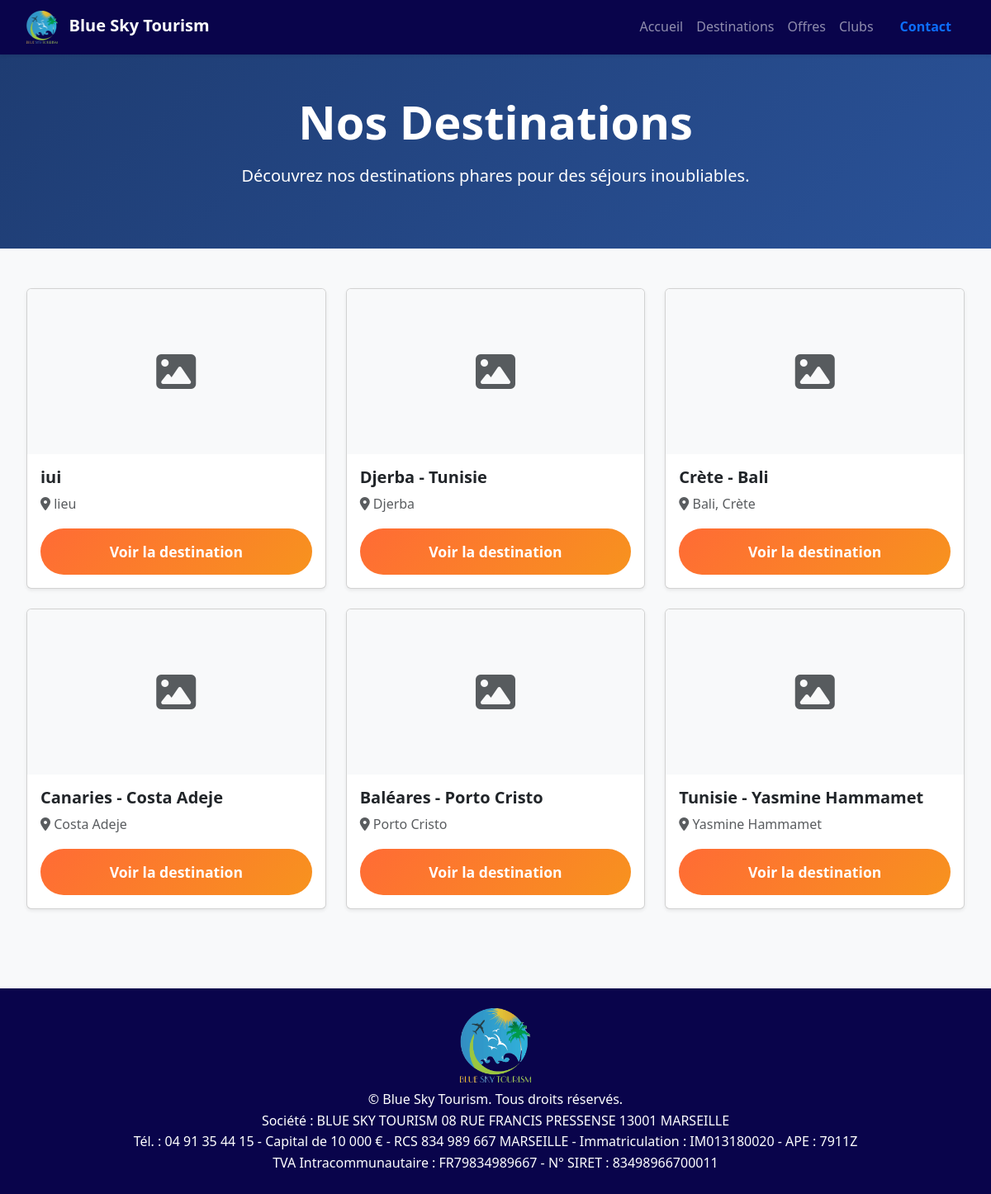
Page /destinations/ on the earlier database version.
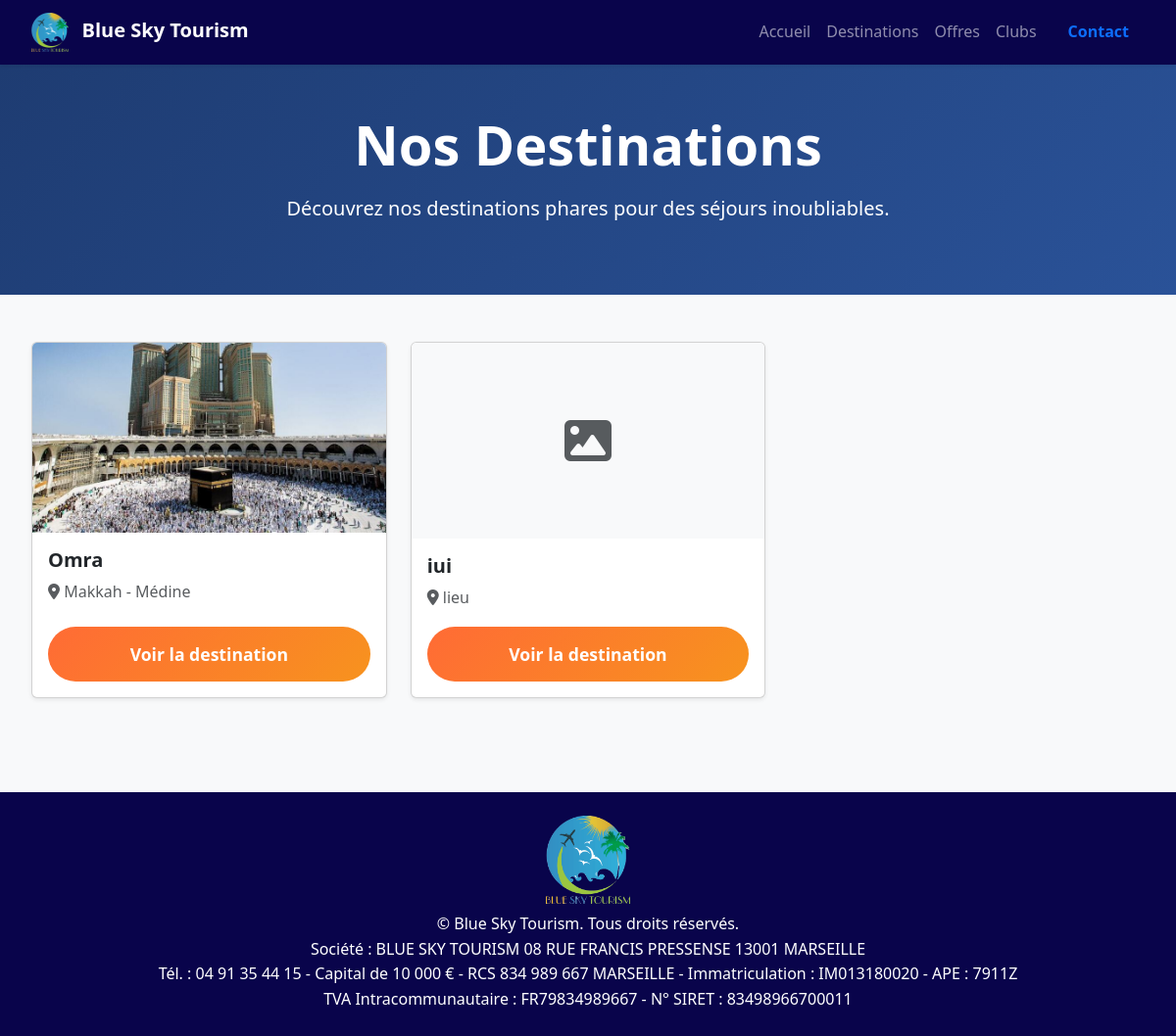
Same page on the later database version.
### tourism/models.py (models this page shows, shortened)
class Destination(models.Model):
    name = models.CharField(max_length=200, verbose_name="Nom de la destination")
    location = models.CharField(max_length=200, verbose_name="Lieu")
    description = models.TextField(verbose_name="Description", blank=True)  # <-- AJOUT ICI
    hotels = models.ManyToManyField('Hotel', verbose_name="Hôtels", related_name="destinations", blank=True)
    duration_days = models.IntegerField(verbose_name="Durée en jours")
    duration_nights = models.IntegerField(verbose_name="Durée en nuits")
    package_type = models.CharField(max_length=100, default="Tout inclus")
    departure_city = models.CharField(max_length=100, verbose_name="Ville de départ")
    original_price = models.DecimalField(max_digits=10, decimal_places=2, verbose_name="Prix original")
    current_price = models.DecimalField(max_digits=10, decimal_places=2, verbose_name="Prix actuel")
    image = models.ImageField(upload_to='destinations/', blank=True, null=True)
    icon_class = models.CharField(max_length=100, default="fas fa-umbrella-beach")
    is_featured = models.BooleanField(default=False, verbose_name="Destination phare")
    created_at = models.DateTimeField(auto_now_add=True)
    updated_at = models.DateTimeField(auto_now=True)
    class Meta:
        verbose_name = "Destination"
        verbose_name_plural = "Destinations"
        ordering = ['-created_at']

### tourism/views.py (the view)
# urls.py: path('destinations/', views.DestinationListView.as_view(), name='destinations'),
class DestinationListView(ListView):
    model = Destination
    template_name = 'tourism/destinations.html'
    context_object_name = 'destinations'
    paginate_by = 12
    def get_queryset(self):
        queryset = Destination.objects.all()
        destination_filter = self.request.GET.get('destination')
        if destination_filter:
            queryset = queryset.filter(location__icontains=destination_filter)
        max_price = self.request.GET.get('max_price')
        if max_price:
            try:
                queryset = queryset.filter(current_price__lte=float(max_price))
            except ValueError:
                pass
        return queryset

### templates/tourism/destinations.html (shortened to what this page needs)
{% extends 'tourism/base.html' %}
{% load static %}
{% block content %}
<section class="py-5 text-center text-white" style="background: linear-gradient(135deg, #1e3c72 0%, #2a5298 100%);">
  <div class="container">
    <h1 class="display-4 fw-bold mb-3">Nos Destinations</h1>
    <p class="lead mb-4">Découvrez nos destinations phares pour des séjours inoubliables.</p>
  </div>
</section>
<div class="container py-5">
  <div class="row g-4">
    {% for destination in destinations %}
    <div class="col-lg-4 col-md-6">
      <div class="card shadow-sm h-100">
        {% if destination.image %}
          <img src="{{ destination.image.url }}" class="card-img-top" alt="{{ destination.name }}">
        {% else %}
          <div class="card-img-top bg-light d-flex align-items-center justify-content-center" style="height: 200px;">
            <i class="fas fa-image fa-3x text-muted"></i>
          </div>
        {% endif %}
        <div class="card-body d-flex flex-column">
          <h5 class="card-title fw-bold">{{ destination.name }}</h5>
          <p class="card-text text-muted mb-2"><i class="fas fa-map-marker-alt"></i> {{ destination.location }}</p>
          <div class="mt-auto">
            <a href="{% url 'tourism:destination_detail' destination.id %}" class="btn btn-primary w-100 rounded-pill">Voir la destination</a>
          </div>
        </div>
      </div>
    </div>
    {% empty %}
    <div class="col-12">
      <div class="alert alert-info text-center">
        <h4>Aucune destination disponible</h4>
      </div>
    </div>
    {% endfor %}
  </div>
</div>
{% endblock %}

### templates/tourism/base.html (shortened to what this page needs)
{% load static %}
<!DOCTYPE html>
<html lang="fr">
<head>
    <link href="https://cdn.jsdelivr.net/npm/bootstrap@5.3.3/dist/css/bootstrap.min.css" rel="stylesheet">
    <link href="https://cdnjs.cloudflare.com/ajax/libs/font-awesome/6.5.0/css/all.min.css" rel="stylesheet">
    <link rel="stylesheet" href="{% static 'tourism/css/style.css' %}">
</head>
<body class="bg-light">
    <nav class="navbar navbar-expand-lg navbar-dark bg-base shadow-sm">
      <div class="container">
        <a class="navbar-brand fw-bold" href="{% url 'tourism:home' %}">
          <img src="{% static 'tourism/img/logo.png' %}" alt="Logo" style="height:40px;" class="me-2">
          Blue Sky Tourism
        </a>
        <div class="collapse navbar-collapse" id="mainNav">
          <ul class="navbar-nav ms-auto mb-2 mb-lg-0">
            <li class="nav-item"><a class="nav-link" href="{% url 'tourism:home' %}">Accueil</a></li>
            <li class="nav-item"><a class="nav-link" href="{% url 'tourism:destinations' %}">Destinations</a></li>
            <li class="nav-item"><a class="nav-link" href="{% url 'tourism:offers_list' %}">Offres</a></li>
            <li class="nav-item"><a class="nav-link" href="{% url 'tourism:clubs' %}">Clubs</a></li>
            <li class="nav-item"><a class="nav-link btn btn-warning text-primary ms-2 px-3 fw-bold" href="#contact">Contact</a></li>
          </ul>
        </div>
      </div>
    </nav>
    {% block content %}{% endblock %}
    <footer class="bg-base text-white text-center py-4 mt-5">
      <div class="container">
        <div class="mb-2">
          <img src="{% static 'tourism/img/logo.png' %}" alt="Logo" style="height:90px;">
        </div>
        <div>
        &copy; {{ now|date:"Y" }} Blue Sky Tourism. Tous droits réservés.<br>Société : BLUE SKY TOURISM 08 RUE FRANCIS PRESSENSE 13001 MARSEILLE<br>
          Tél. : 04 91 35 44 15 - Capital de 10 000 € - RCS 834 989 667 MARSEILLE - Immatriculation : IM013180020 - APE : 7911Z <br>TVA Intracommunautaire : FR79834989667 - N° SIRET : 83498966700011
        </div>
      </div>
    </footer>
</body>
</html>

### static/tourism/css/style.css (style rules this page uses)
* { margin: 0; padding: 0; box-sizing: border-box; }
body { font-family: "Segoe UI", Tahoma, Geneva, Verdana, sans-serif; line-height: 1.6; color: #333; }
.search-btn, .btn-primary { grid-column: 1 / -1; background: linear-gradient(135deg, #ff6b35, #f7931e); color: white; border: none; padding: 15px 30px; border-radius: 8px; font-size: 1.1rem; font-weight: 600; cursor: pointer; transition: transform 0.3s, box-shadow 0.3s; text-decoration: none; display: inline-block; text-align: center; }
.container { max-width: 1200px; margin: 0 auto; padding: 0 2rem; }

### templates/tourism/base.html (style rules this page uses)
.bg-base { background: #09044b !important; }

Differences in the rows shown:
removed Destination: name "Djerba - Tunisie", location "Djerba"
removed Destination: name "Crète - Bali", location "Bali, Crète"
removed Destination: name "Canaries - Costa Adeje", location "Costa Adeje"
removed Destination: name "Baléares - Porto Cristo", location "Porto Cristo"
removed Destination: name "Tunisie - Yasmine Hammamet", location "Yasmine Hammamet"
added Destination: image (picture), name "Omra", location "Makkah - Médine"
